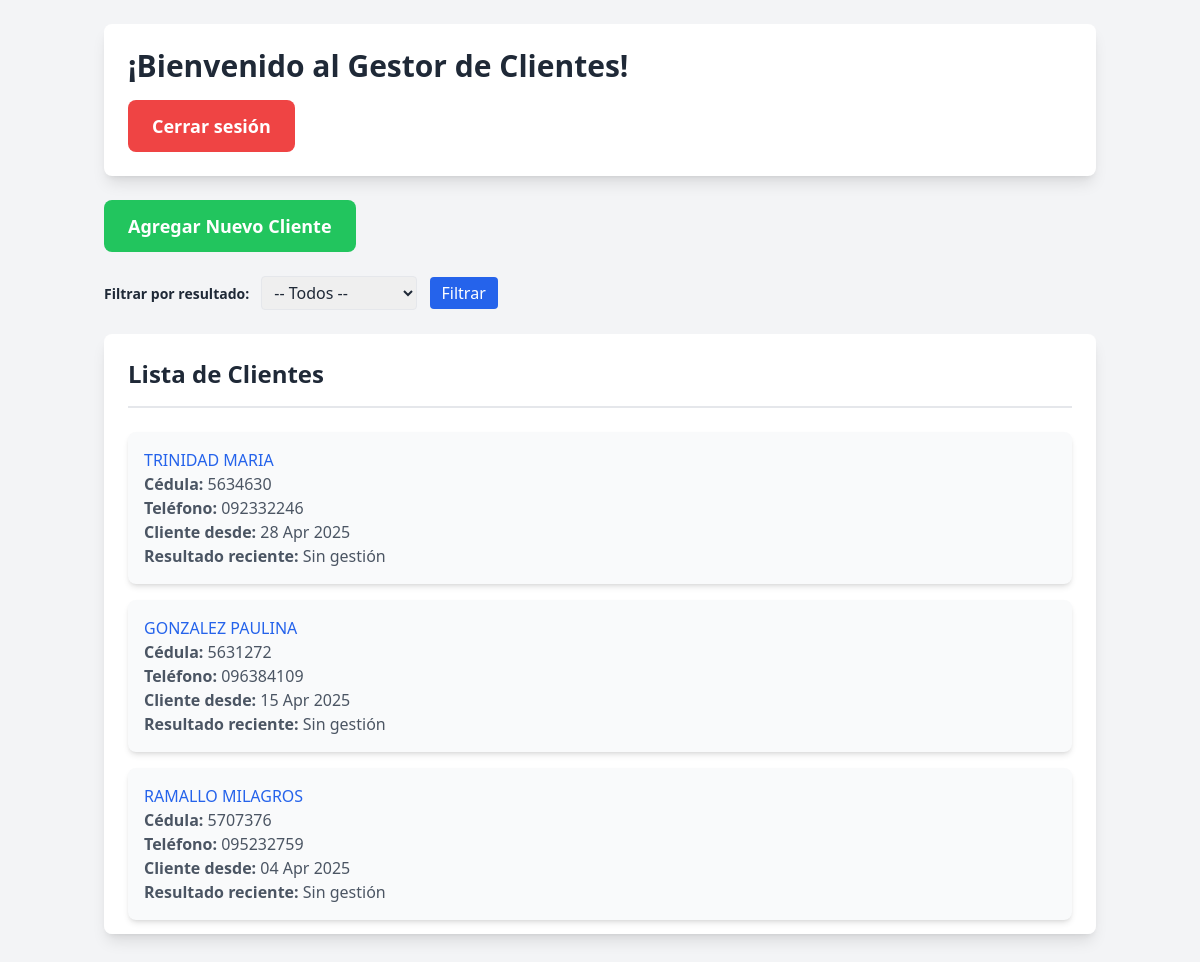
The app's page / (signed in) with its own data.
### App/models.py (models this page shows, shortened)
class Cliente(models.Model):
    id = models.AutoField(primary_key=True)
    cliced_a = models.CharField(max_length=100, blank=True, null=True)
    rescierre = models.CharField(max_length=100, blank=True, null=True)
    resvto = models.CharField(max_length=100, blank=True, null=True)
    cliente_desde = models.DateField(blank=True, null=True)
    tarven = models.CharField(max_length=100, blank=True, null=True)
    cliapeuno = models.CharField(max_length=100, blank=True, null=True)
    cliapedos = models.CharField(max_length=100, blank=True, null=True)
    clinomuno = models.CharField(max_length=100, blank=True, null=True)
    clinomdos = models.CharField(max_length=100, blank=True, null=True)
    edad = models.PositiveIntegerField(blank=True, null=True)
    clifecnac = models.DateField(blank=True, null=True)
    loc = models.CharField(max_length=100, blank=True, null=True)
    dpto = models.CharField(max_length=100, blank=True, null=True)
    clical = models.CharField(max_length=100, blank=True, null=True)
    clindp = models.CharField(max_length=100, blank=True, null=True)
    clibis = models.CharField(max_length=10, blank=True, null=True)
    clirut = models.CharField(max_length=50, blank=True, null=True)
    clikms = models.CharField(max_length=50, blank=True, null=True)
    clipas = models.CharField(max_length=50, blank=True, null=True)
    cliblo = models.CharField(max_length=50, blank=True, null=True)
    clitor = models.CharField(max_length=50, blank=True, null=True)
    cliapt = models.CharField(max_length=50, blank=True, null=True)
    climan = models.CharField(max_length=50, blank=True, null=True)
    telp = models.CharField(max_length=20, blank=True, null=True)
    telt = models.CharField(max_length=20, blank=True, null=True)
    cel1 = models.CharField(max_length=20, blank=True, null=True)
    cel2 = models.CharField(max_length=20, blank=True, null=True)
    telbau = models.CharField(max_length=20, blank=True, null=True)
    telweb = models.CharField(max_length=20, blank=True, null=True)
    celweb = models.CharField(max_length=20, blank=True, null=True)
    surco_vida = models.CharField(max_length=2, choices=[("Sí", "Sí"), ("No", "No")], default="No")
    surco_hogar = models.CharField(max_length=2, choices=[("Sí", "Sí"), ("No", "No")], default="No")
    hasta = models.DateField(blank=True, null=True)
    email = models.EmailField(blank=True, null=True)
    genero = models.CharField(
        max_length=20,
        choices=[
            ("Masculino", "Masculino"),
            ("Femenino", "Femenino")
        ],
        default="No especificado",
        blank=True,
        null=True
    )
    usuario = models.ForeignKey(User, on_delete=models.SET_NULL, null=True, blank=True, related_name='clientes')
    fecha_carga = models.DateField(blank=True, null=True)

### App/views.py (the view, shortened to what this page needs)
# urls.py: 2. Add a URL to urlpatterns:  path('', views.home, name='home')
@login_required
def home(request):
    rol_usuario = None
    try:
        rol_usuario = RolUsuario.objects.get(usuario=request.user)
    except RolUsuario.DoesNotExist:
        pass
    if rol_usuario and rol_usuario.rol == 'supervisor':
        clientes = Cliente.objects.all().order_by('-cliente_desde')
    else:
        clientes = Cliente.objects.filter(usuario=request.user).order_by('-cliente_desde')
    filtro_resultado = request.GET.get('resultado')
    for cliente in clientes:
        ultima_gestion = cliente.gestiones.order_by('-fecha').first()
        cliente.ultimo_resultado = (
            ultima_gestion.get_resultado_display() if ultima_gestion else "Sin gestión"
        )
    form = ClienteForm()
    return render(request, 'home.html', {
        'clientes': clientes,
        'form': form,
        'rol_usuario': rol_usuario,
        'filtro_resultado': filtro_resultado
    })

### App/templates/home.html (shortened to what this page needs)
<!DOCTYPE html>
<html lang="es">
<head>
    <script src="https://cdn.tailwindcss.com"></script>
</head>
<body class="bg-gray-100 font-sans text-gray-800">
<div class="container mx-auto px-4 py-6">
    <div class="bg-white p-6 rounded-lg shadow-lg mb-6">
        <h1 class="text-3xl font-semibold text-gray-800 mb-4">¡Bienvenido al Gestor de Clientes!</h1>
        <a href="{% url 'salir' %}" class="inline-block px-6 py-3 bg-red-500 text-white rounded-lg text-lg font-semibold hover:bg-red-600 transition">Cerrar sesión</a>
    </div>
    <div class="mb-6">
        <button id="openModalBtn" class="px-6 py-3 bg-green-500 text-white rounded-lg text-lg font-semibold hover:bg-green-600 transition">Agregar Nuevo Cliente</button>
    </div>
    <form method="get" class="mb-6">
        <label for="resultado" class="mr-2 font-semibold text-sm">Filtrar por resultado:</label>
        <select name="resultado" id="resultado" class="border px-2 py-1 rounded">
            <option value="">-- Todos --</option>
        </select>
        <button type="submit" class="ml-2 px-3 py-1 bg-blue-600 text-white rounded hover:bg-blue-700 transition">Filtrar</button>
    </form>
    <div class="bg-white p-6 rounded-lg shadow-lg max-h-[600px] overflow-y-auto">
        <h2 class="text-2xl font-semibold text-gray-800 border-b-2 pb-4 mb-6">Lista de Clientes</h2>
        <ul>
            {% for cliente in clientes %}
                <li class="bg-gray-50 p-4 mb-4 rounded-lg shadow-md hover:shadow-lg transition-transform transform hover:scale-105">
                    <a href="{% url 'detalle_cliente' cliente.id %}" class="text-blue-600 hover:underline">
                        {{ cliente.cliapeuno }} {{ cliente.clinomuno }}
                    </a>
                    <p class="text-gray-600"><strong>Cédula:</strong> {{ cliente.cliced_a }}</p>
                    <p class="text-gray-600"><strong>Teléfono:</strong>
                        {% if cliente.telt and cliente.telt != '0' and cliente.cel1 and cliente.cel1 != '0' %}
                            {{ cliente.telt }} {{ cliente.cel1 }}
                        {% elif cliente.telt and cliente.telt != '0' %}
                            {{ cliente.telt }}
                        {% elif cliente.cel1 and cliente.cel1 != '0' %}
                            {{ cliente.cel1 }}
                        {% else %}
                            No disponible
                        {% endif %}
                    </p>
                    <p class="text-gray-600"><strong>Cliente desde:</strong> {{ cliente.cliente_desde|date:"d M Y" }}</p>
                    <p class="text-gray-600"><strong>Resultado reciente:</strong> {{ cliente.ultimo_resultado|capfirst }}</p>
                </li>
            {% empty %}
                <li class="italic text-gray-500">No hay clientes cargados aún.</li>
            {% endfor %}
        </ul>
    </div>
</div>
</body>
</html>

### records on screen
Cliente: cliapeuno "TRINIDAD", clinomuno "MARIA", cliced_a "5634630", cel1 "092332246", cliente_desde "28 Apr 2025", ultimo_resultado "Sin gestión"
Cliente: cliapeuno "GONZALEZ", clinomuno "PAULINA", cliced_a "5631272", cel1 "096384109", cliente_desde "15 Apr 2025", ultimo_resultado "Sin gestión"
Cliente: cliapeuno "RAMALLO", clinomuno "MILAGROS", cliced_a "5707376", cel1 "095232759", cliente_desde "04 Apr 2025", ultimo_resultado "Sin gestión"
